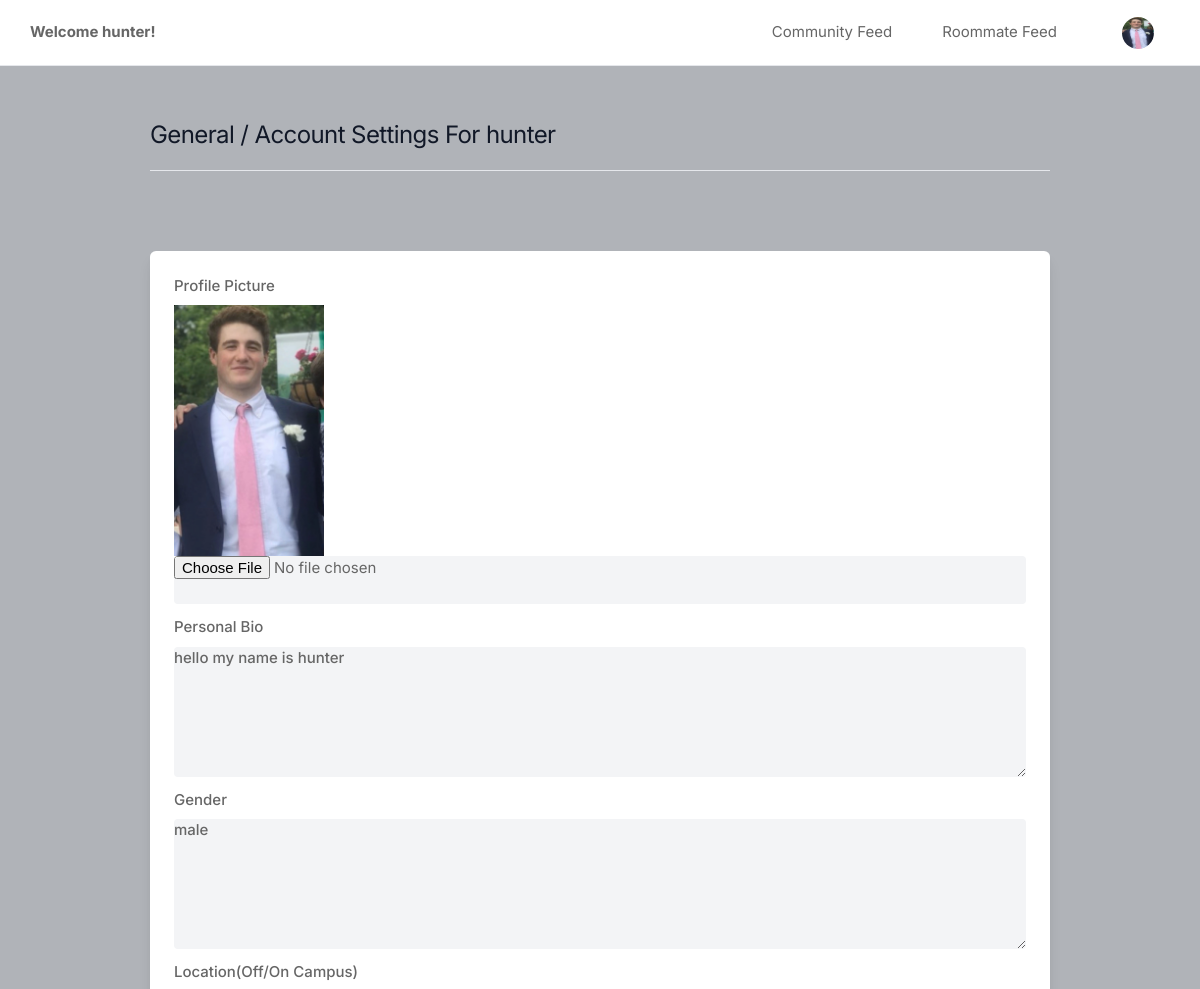
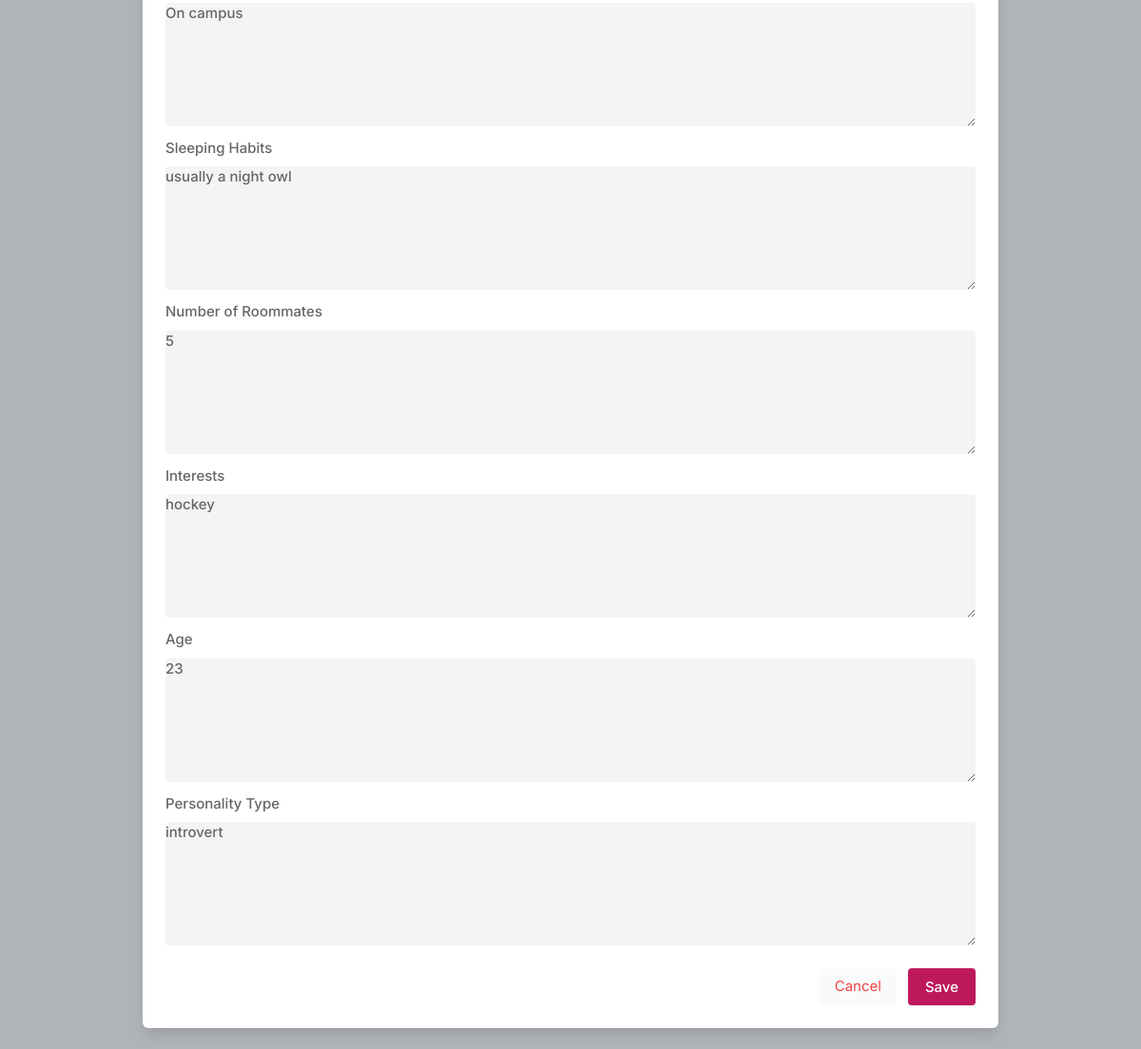
The app's page /settings (signed in) with its own data (2 pictures, top to bottom).
### core/models.py (models this page shows, shortened)
class Profile(models.Model):
    user = models.ForeignKey(User, on_delete=models.CASCADE)
    id_user = models.IntegerField()
    bio = models.TextField(blank=True)
    gender = models.TextField(blank=True)
    location = models.TextField(blank=True)
    profileimg = models.ImageField(upload_to='profile_images', default='blank-profile-picture.png')
    age = models.TextField(blank=True)
    sleeping_habits = models.TextField(blank=True)
    number_of_roommates = models.TextField(blank=True)
    personality_types = models.TextField(blank=True)
    interests = models.TextField(blank=True)

### core/views.py (the view, shortened to what this page needs)
# urls.py: path('settings', views.settings, name='settings'),
@login_required(login_url='signin')
def settings(request):
    user_profile = Profile.objects.get(user=request.user)
    return render(request, 'setting.html', {'user_profile': user_profile})

### templates/setting.html (shortened to what this page needs)
{% load static %}
<!DOCTYPE html>
<html lang="en">
<head>
    <link rel="stylesheet" href="{% static 'assets/css/icons.css' %}">
    <link rel="stylesheet" href="{% static 'assets/css/uikit.css' %}">
    <link rel="stylesheet" href="{% static 'assets/css/style.css' %}">
    <link rel="stylesheet" href="{% static 'assets/css/tailwind.css' %}">
</head>
<body>
        <header>
                <div class="header_inner">
                    <div class="left-side">
                        <b>Welcome {{user_profile.user.username}}!</b>
                    </div>
                    <div class="right-side lg:pr-4">
                        <a href="/">
                            Community Feed
                        </a>
                        <a href="/roommate_feed">
                            Roommate Feed
                        </a>
                        <a href="#">
                            <img src="{{user_profile.profileimg.url}}" class="header-avatar" alt="">
                        </a>
                    </div>
                </div>
            </header>
            <div class="container m-auto">
                <h1 class="text-2xl leading-none text-gray-900 tracking-tight mt-3"><a >General / Account Settings For {{user.username}}</b></a> </h1>
                <br>
                <hr>
                <div class="grid lg:grid-cols-2 mt-12 gap-8">
                    <div class="bg-white rounded-md lg:shadow-lg shadow col-span-2">
                        <form action="" method="POST" enctype="multipart/form-data">
                       <div class="grid grid-cols-2 gap-3 lg:p-6 p-4">
                           <div class="col-span-2">
                                <label for="about">Profile Picture</label>
                                <img width="150" height="150" src="{{user_profile.profileimg.url}}"/>
                                <input type="file" name="image" value=""  class="shadow-none bg-gray-100" placeholder="">
                            </div>
                            <div class="col-span-2">
                                <label for="bio">Personal Bio</label>
                                <textarea id="bio" name="bio" rows="3"  class="shadow-none bg-gray-100">{{user_profile.bio}}</textarea>
                            </div>
                           <div class="col-span-2">
                                <label for="about">Gender</label>
                                <textarea id="gender" name="gender" rows="3" class="shadow-none bg-gray-100">{{user_profile.gender}}</textarea>
                            </div>
                           <div class="col-span-2">
                                <label for="about">Location(Off/On Campus)</label>
                                <textarea id="location" name="location" rows="3" class="shadow-none bg-gray-100">{{user_profile.location}}</textarea>
                            </div>
                           <div class="col-span-2">
                                <label for="about">Sleeping Habits</label>
                                <textarea id="sleeping_habits" name="sleeping_habits" rows="3" class="shadow-none bg-gray-100">{{user_profile.sleeping_habits}}</textarea>
                            </div>
                           <div class="col-span-2">
                                <label for="about">Number of Roommates</label>
                                <textarea id="number_of_roommates" name="number_of_roommates" rows="3" class="shadow-none bg-gray-100">{{user_profile.number_of_roommates}}</textarea>
                            </div>
                           <div class="col-span-2">
                                <label for="about">Interests</label>
                                <textarea id="interests" name="interests" rows="3" class="shadow-none bg-gray-100">{{user_profile.interests}}</textarea>
                            </div>
                           <div class="col-span-2">
                                <label for="about">Age</label>
                                <textarea id="age" name="age" rows="3" class="shadow-none bg-gray-100">{{user_profile.age}}</textarea>
                            </div>
                           <div class="col-span-2">
                                <label for="about">Personality Type</label>
                                <textarea id="personality_types" name="personality_types" rows="3" class="shadow-none bg-gray-100">{{user_profile.personality_types}}</textarea>
                            </div>
                       </div>
                       <div class="bg-gray-10 p-6 pt-0 flex justify-end space-x-3">
                           <button class="p-2 px-4 rounded bg-gray-50 text-red-500"><a href="/"> Cancel</a></button>
                           <button type="submit" class="button bg-blue-700"> Save </button>
                       </div>
                        </form>
                    </div>
                    </div>
                    <br>
                </div>
</body>
</html>

### static/assets/css/style.css (style rules this page uses)
body { background-color: #B0B3B8!important; }
button { vertical-align: middle; }
span.button, button.button { background-color: #be185d; top: 0; color: #fff; position: relative; padding: 8px 18px; line-height: 22px; position: relative; font-weight: 500; font-size: 15px; display: inline-block; -webkit-transition: all 0.2s ease-in-out; transition: all 0.2s ease-in-out; cursor: pointer; overflow: hidden; border: none; border-radius: 4px; -webkit-box-shadow: 0 1px 3px rgba(0, 0, 0, 0.1); box-shadow: 0 1px 3px rgba(0, 0, 0, 0.1); }
input { height: 48px; line-height: 48px; padding: 0 20px; outline: none; font-size: 15px; color: #808080; max-width: 100%; width: 100%; -webkit-box-sizing: border-box; box-sizing: border-box; display: block; font-weight: 400; opacity: 1; border-radius: 4px; border: none; -webkit-box-shadow: 0 1px 4px 0px rgba(0, 0, 0, 0.12); box-shadow: 0 1px 4px 0px rgba(0, 0, 0, 0.12); }
textarea { height: 48px; line-height: 48px; padding: 0 20px; outline: none; font-size: 15px; color: #808080; margin: 0 0 16px 0; max-width: 100%; width: 100%; -webkit-box-sizing: border-box; box-sizing: border-box; display: block; background-color: #fff; font-weight: 500; opacity: 1; border-radius: 4px; border: none; -webkit-box-shadow: 0 1px 4px 0px rgba(0, 0, 0, 0.12); box-shadow: 0 1px 4px 0px rgba(0, 0, 0, 0.12); }
input { -webkit-transition: all 0.1s ease-in-out; transition: all 0.1s ease-in-out; }
::placeholder { color: #808080; opacity: 1; }
textarea { height: auto; line-height: 27px; padding: 20px; min-height: 130px; -webkit-transition: none !important; transition: none !important; min-width: 100%; }
label, legend { display: block; font-weight: bold; font-size: 15px; font-weight: 500; margin-bottom: 8px; }
button { border: none; margin: 0; padding: 0; width: auto; overflow: visible; background: transparent; color: inherit; font: inherit; line-height: normal; cursor: pointer; }
a { color: #be185d; -webkit-transition: 0.3s; transition: 0.3s; outline: none !important; }
button { outline: none !important; }
img { max-width: 100%; }
body { color: #666; font-size: 15px; line-height: 27px; background-color: #f0f2f5; font-family: "Inter", sans-serif; text-transform: none; }
h1, h2, h3, h4, h5, h6 { font-family: "Inter", sans-serif; text-transform: none; }
textarea, select { font-family: "Inter", sans-serif; text-transform: none; }
button, body .pac-container { font-family: "Inter", sans-serif; text-transform: none; }
h1, h2, h3, h4, h5, h6 { color: #333; font-weight: 500; margin: 0; padding: 0; }
h1 { font-size: 32px; }
b, strong { font-weight: 700 !important; }
@media (min-width: 1024px) { .container { max-width: 900px !important; padding-top: 45px; } }
header { background-color: #fff; left: 0; right: 0; top: 0; z-index: 99; height: 66px; display: -webkit-box; display: -ms-flexbox; display: flex; -webkit-box-align: center; -ms-flex-align: center; align-items: center; border-bottom: 1px solid #e5e7eb; }
header .header_inner { display: -webkit-box; display: -ms-flexbox; display: flex; -webkit-box-align: center; -ms-flex-align: center; align-items: center; max-width: 1090px; margin: auto; width: 100%; max-width: 100% !important; padding: 0 30px; }
header .header_inner .left-side { display: -webkit-box; display: -ms-flexbox; display: flex; -webkit-box-align: center; -ms-flex-align: center; align-items: center; }
header .header_inner .right-side { display: -webkit-box; display: -ms-flexbox; display: flex; -webkit-box-align: center; -ms-flex-align: center; align-items: center; -webkit-box-pack: end; -ms-flex-pack: end; justify-content: flex-end; margin-left: auto; }
header .header_inner .right-side .header-avatar { width: 32px; height: 32px; border-radius: 100%; margin-left: 15px; }
.shadow-none { -webkit-box-shadow: none !important; box-shadow: none !important; }

### records on screen
Profile: user.username "hunter", profileimg (picture), bio "hello my name is hunter", gender "male", location "On campus", sleeping_habits "usually a night owl", number_of_roommates "5", interests "hockey", age "23", personality_types "introvert"

### other values on screen
{{ user.username }} "hunter"
